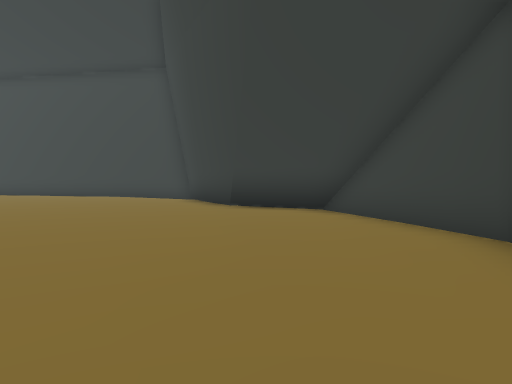
view 1 (above)

24 first-person views from a walk through a Unity game level. The camera is 1.2 m above the floor, tilts 2° down and sees 70° across. The floor is counted in squares, 2 m on a side. Each view is taken from the middle of a square. On the plan, view 1 faces up. The plan holds only what a view shows up to about 10 squares ahead; the rest is blank. The place goes on beyond the plan. Some surface patterns are stand-ins.

view 2
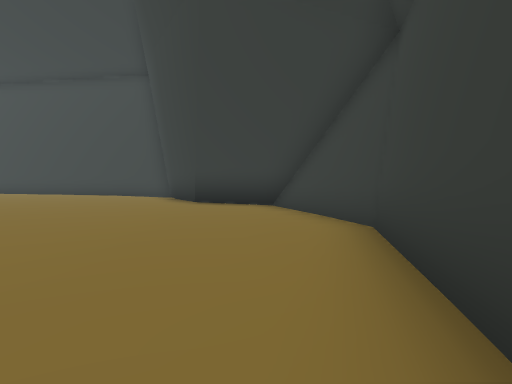

view 3
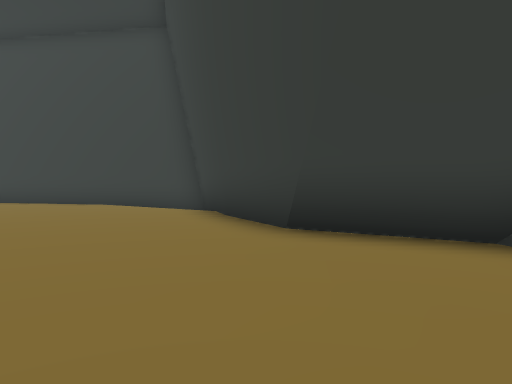

view 4
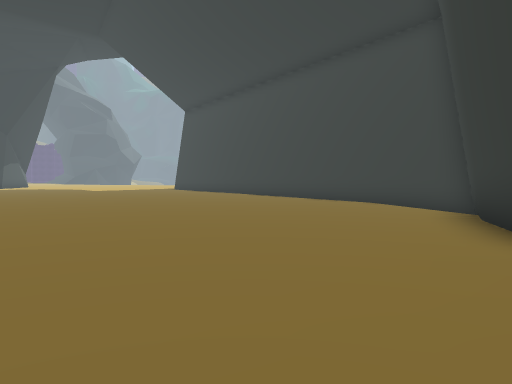

view 5
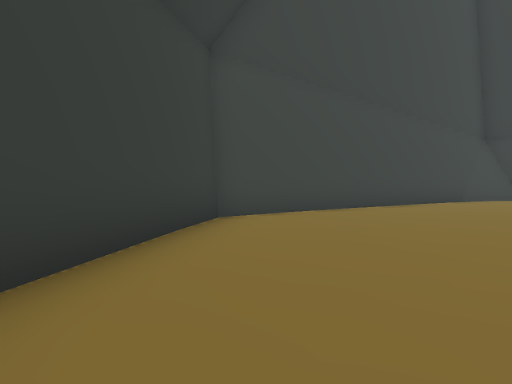

view 6
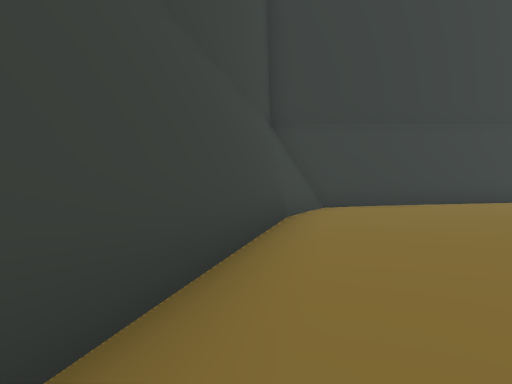

view 7
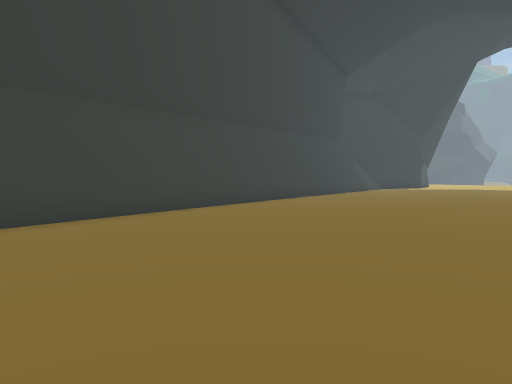

view 8
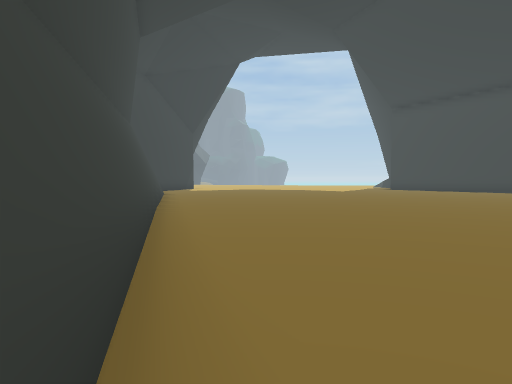

view 9
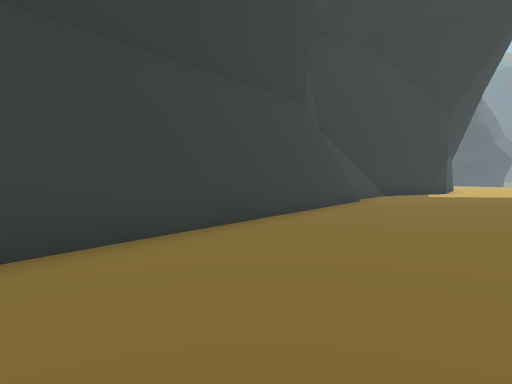

view 10
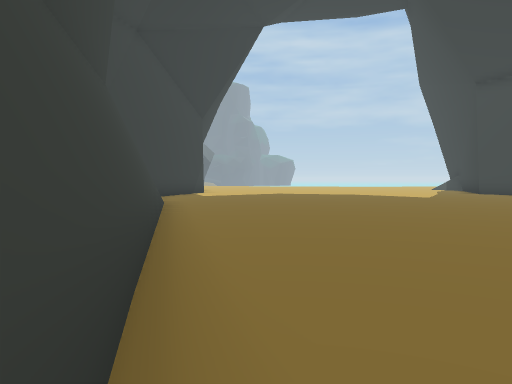

view 11
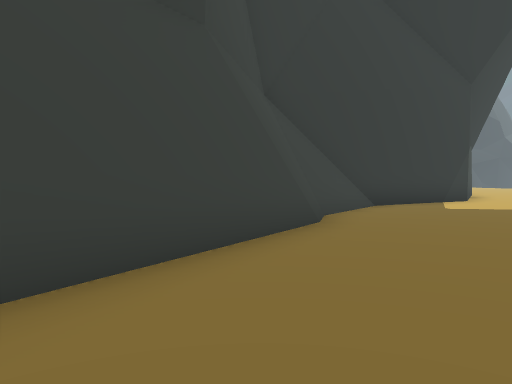

view 12
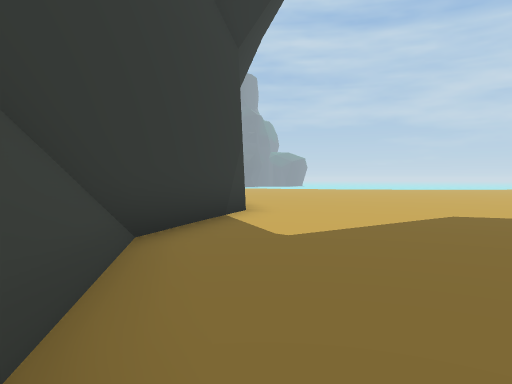

view 13
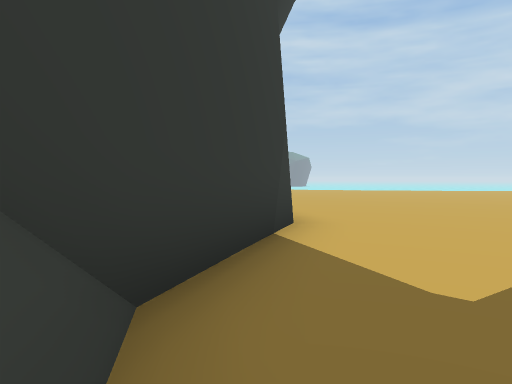

view 14
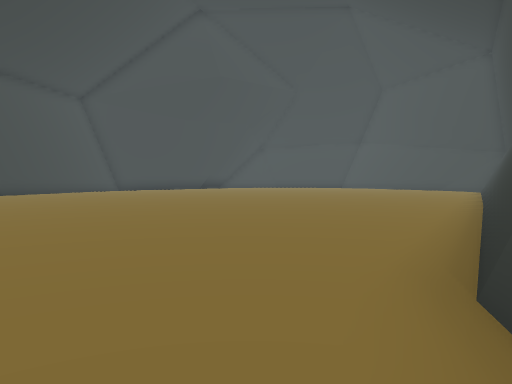

view 15
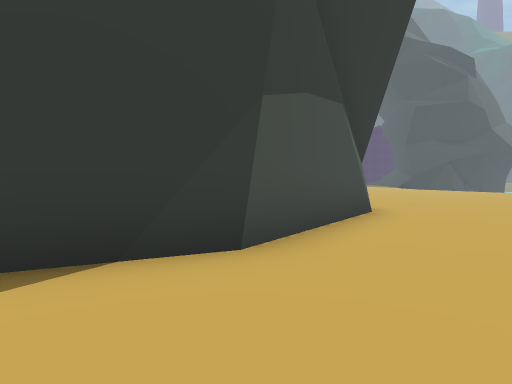

view 16
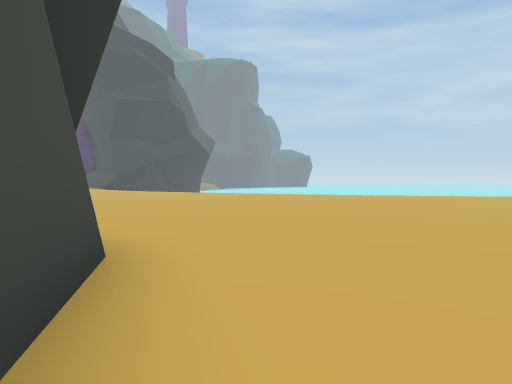

view 17
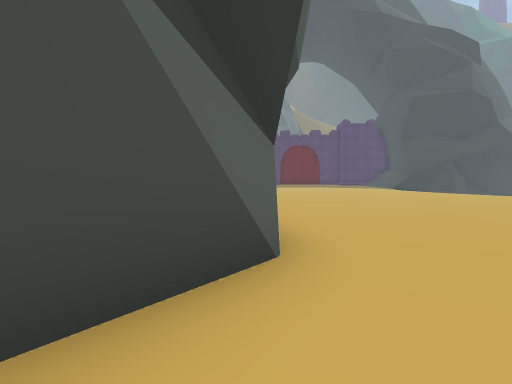

view 18
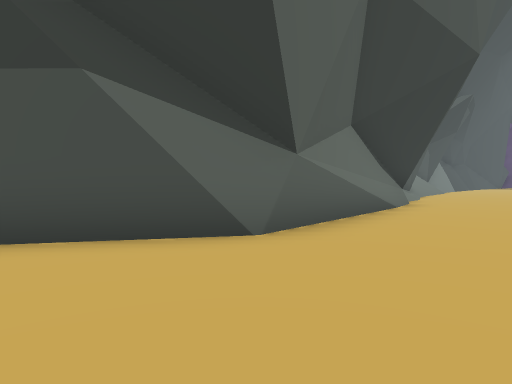

view 19
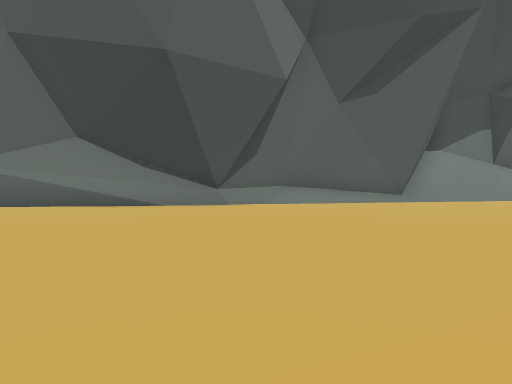

view 20
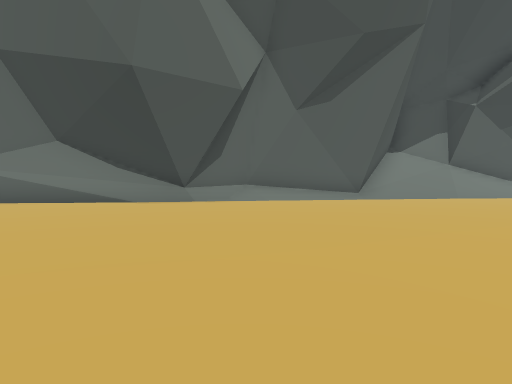

view 21
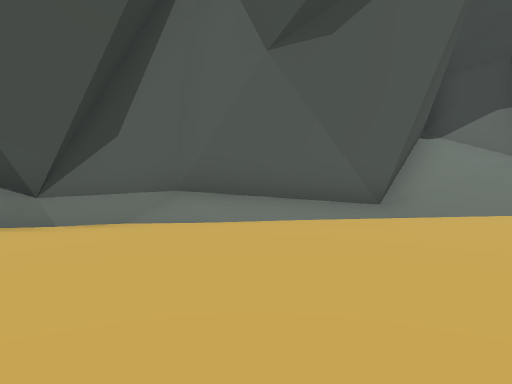

view 22
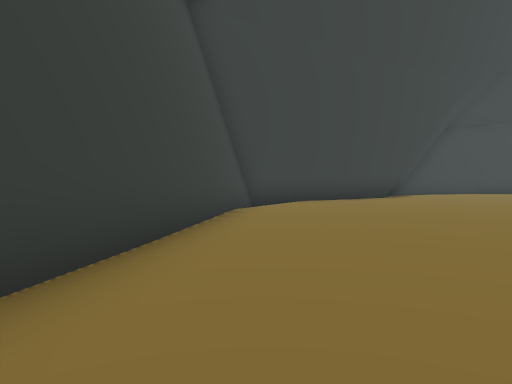

view 23
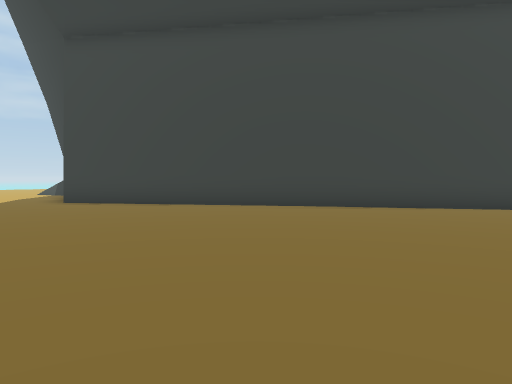

view 24
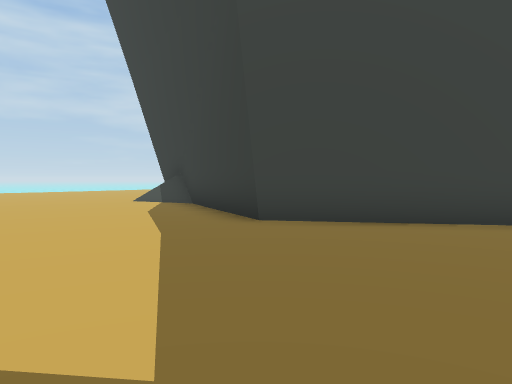

### Floor plan
Points are (right, up) in squares from view 1. A wall is a line through its corners. A room is listed if a view was taken in it or the views show most of it. See-through windows are left out.
Room 1 (views 1, 2, 3, 4, 5, 6, 7, 8, 9, 10, 11, 12, 13, 14, 15, 16, 17, 18, 19, 20, 21, 22, 23, 24)
walls: (-22.1, 3.6) (-7.2, -5.7); (-25.5, 5.4) (-23.4, 3.9) (-22.4, 3.7); (-31.5, 11.3) (-30, 10.8); (-14.2, -1.5) (-11.5, -3.2); (-34.6, 10.7) (-30.9, 11.2) (-27.3, 9) (-25.3, 5.1) (-23.5, 3.8) (-22.1, 3.4) (-14.5, -1.3); (-36.2, 10.1) (-32.3, 10.9); (-3.3, 13.2) (-18, 15.5) (-20, 20); (-37, 9.7) (-33.7, 10.4); (-37.5, 10.2) (-36.9, 10.4) (-35.8, 10.2); (-1.5, 10.2) (-2.4, 13.3); (-39.2, 9.1) (-38.7, 9.1) (-37.2, 10.1) (-32, 11.3); (-0.4, 8) (-1.6, 10.5); (-40.6, 8.9) (-38.7, 9.3); (-5.4, -5.5) (-5, -5.3); (-5.2, -5.4) (1.7, -1.2) (2.6, 3.9); (2, 6.7) (-0.7, 8.1); (-42.5, 8.3) (-38.9, 9.1); (-43.1, 7) (-42.4, 8.5) (-41.1, 8.8); (2.6, 3.6) (1.6, 7.2)
low walls: (-23.4, 4.1) (-22.5, 3.9); (-25.6, 5.7) (-23.2, 4.1); (-15.3, -0.5) (-14.6, -0.9); (-13.2, -1.7) (-7.5, -5.2); (-5.9, -5.4) (-4.6, -5); (1.6, 7.2) (-0.7, 8.4); (-42.4, 8.7) (-41.1, 9)

Positions as (right, up) in squares from view 1, and headings:
1: (0, 0), facing up
2: (1, -1), facing up
3: (-1, 4), facing up
4: (0, 4), facing up-left
5: (1, 5), facing down
6: (0, -1), facing down-left
7: (-3, -2), facing left
8: (-9, -4), facing up-left
9: (-12, 1), facing left
10: (-14, -1), facing up-left
11: (-17, 3), facing left
12: (-22, 4), facing up-left
13: (-24, 5), facing up-left
14: (-24, 5), facing right
15: (-24, 9), facing left
16: (-28, 10), facing up-left
17: (-28, 11), facing left
18: (-28, 14), facing down-left
19: (-38, 19), facing down
20: (-39, 20), facing down
21: (-40, 15), facing down
22: (-13, 13), facing right
23: (-13, 6), facing up
24: (-18, 10), facing up
